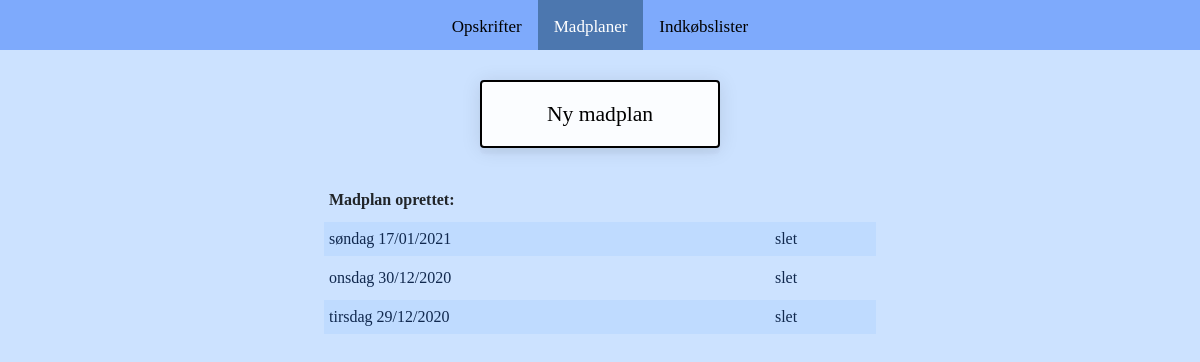
/foodplans/, run on the app's committed database.
### foodplan/models.py (models this page shows, shortened)
class Foodplans(models.Model):
  class Meta:
    verbose_name = 'Foodplan'
  date = models.DateTimeField(default=timezone.now)
  foodplan_id = models.IntegerField(blank=False, default=1)
  recipe = models.ForeignKey(Recipies, on_delete=models.DO_NOTHING, blank=True, null=True)
  quantity = models.IntegerField(blank=False, default=1)

### foodplan/views.py (the view)
# urls.py: path('', views.view_foodplans, name='view_foodplans'),
def view_foodplans(request):
    all_foodplans = Foodplans.objects.all().order_by('-date')
    foodplans = []
    seen_ids = []
    for foodplan in all_foodplans:
        if foodplan.foodplan_id not in seen_ids:
            seen_ids.append(foodplan.foodplan_id)
            foodplans.append(foodplan)
    context = {'foodplans': foodplans}
    return render(request, 'foodplans/foodplans.html', context)

### templates/foodplans/foodplans.html
{% extends 'base.html' %}
{% load static %}
{% block content %}
<br>
<div class="center container">
    <a href="{% url 'create_foodplan' %}" class="button">
        <span>Ny madplan</span>
    </a>
    <br>
    <table class="center">
    <tbody class="table-body">
        <th>
            Madplan oprettet:
        </th>
        {% for foodplan in foodplans %}
        <tr>
            <td>
                <a href="{% url 'view_foodplan' foodplan.foodplan_id %}">
                    <span>{{foodplan.date|date:'l d/m/Y' }}</span>
                </a>
            </td>
            <td>
                <a href="{% url 'delete_foodplan' foodplan.foodplan_id %}">
                    <span>slet</span>
                </a>
            </td>
        </tr>
        {% endfor %}
    </tbody>
    </table>
{% endblock %}

### Madplan/static/css/style.css (style rules this page uses)
body { background: hsl(214, 100%, 90%); font-family: Avenir; }
.container { padding-left: 15px; padding-right: 15px; padding-bottom: 30px; max-width: 576px; }
.center { display: flex; flex-direction: column; justify-content: center; align-items: center; padding: 6px; }
.button { box-shadow: 0px 6px 0px rgba(0, 0, 0, 0.01), 0px 6px 5px rgba(0, 0, 0, 0.02), 0px 2px 20px rgba(0, 0, 0, 0.1); border-radius: 4px; background-color: rgb(251, 253, 255); border: 2px solid black; color: black; padding: 16px 44px; text-align: center; text-decoration: none; display: inline-block; font-size: 135%; width: 100%; max-width: 240px; transition: all 170ms ease-in-out; cursor: pointer; box-sizing: border-box; position: relative; }
table { table-layout: fixed; border-collapse: separate; border-spacing: 0 5px; width: 100%; }
.table-body { width: 100%; display: table; }
td, th { border: none; padding: 5px; }
tr:nth-child(even) { background-color: #bfdbff; }

### data on the page
Foodplans: date "søndag 17/01/2021"
Foodplans: date "onsdag 30/12/2020"
Foodplans: date "tirsdag 29/12/2020"
